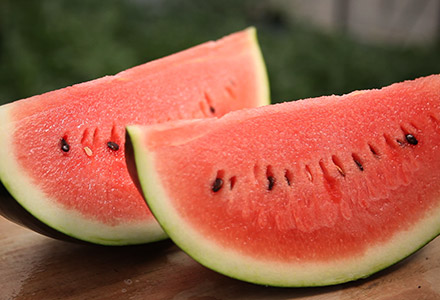
#> input picture mmsegmentation/Watermelon87_Semantic_Seg_Mask/img_dir/train/045_sozai_l.jpg, 440 x 300 px
$ python visibleDataset.py
#> lines starting #> are read from the running program, lines starting #| are printed output that depends on the picture
import os

import cv2
import numpy as np
from PIL import Image
from tqdm import tqdm

import matplotlib.pyplot as plt
#%matplotlib inline

# 指定单张图像路径
img_path = 'Watermelon87_Semantic_Seg_Mask/img_dir/train/045_sozai_l.jpg'
mask_path = 'Watermelon87_Semantic_Seg_Mask/ann_dir/train/045_sozai_l.png'
# Image.open(img_path)
# Image.open(mask_path)
img = cv2.imread(img_path)
#> img is the input picture: shape (300, 440, 3); mean B, G, R 71.5, 94, 158.8
mask = cv2.imread(mask_path)
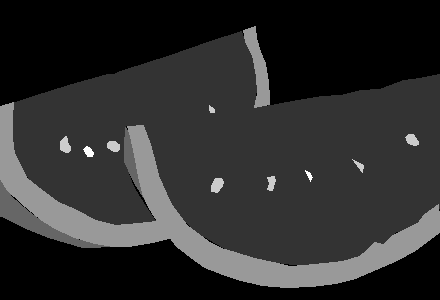
#> input picture mmsegmentation/Watermelon87_Semantic_Seg_Mask/ann_dir/train/045_sozai_l.png, 440 x 300 px
#> mask is the input picture: shape (300, 440, 3); min 0, max 5, mean 0.878
# mask 语义分割标注，与原图大小相同
print(np.unique(mask))
#| [0 1 2 3 4 5]

# 每个类别的 BGR 配色
palette = [
    ['background', [127,127,127]],
    ['red', [0,0,200]],
    ['green', [0,200,0]],
    ['white', [144,238,144]],
    ['seed-black', [30,30,30]],
    ['seed-white', [8,189,251]]
]

palette_dict = {}
for idx, each in enumerate(palette):
    palette_dict[idx] = each[1]


mask = mask[:,:,0]
#> mask: shape (300, 440)

# 将整数ID，映射为对应类别的颜色
viz_mask_bgr = np.zeros((mask.shape[0], mask.shape[1], 3))
for idx in palette_dict.keys():
    viz_mask_bgr[np.where(mask==idx)] = palette_dict[idx]
viz_mask_bgr = viz_mask_bgr.astype('uint8')

# 将语义分割标注图和原图叠加显示
opacity = 0.2 # 透明度越大，可视化效果越接近原图
label_viz = cv2.addWeighted(img, opacity, viz_mask_bgr, 1-opacity, 0)
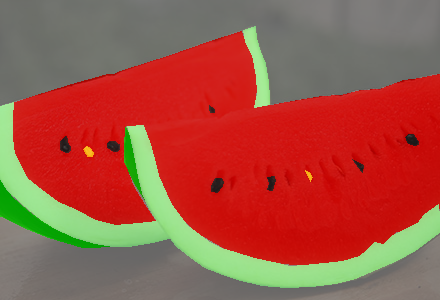
#> label_viz: shape (300, 440, 3); mean B, G, R 67.4, 83.2, 160.8

plt.figure(figsize=(10, 6))
plt.imshow(label_viz[:,:,::-1])
plt.axis('off')
plt.show()

cv2.imwrite('outputs/D-1.jpg', label_viz)

# 批量

# 指定图像和标注路径

# 训练集
PATH_IMAGE = 'Watermelon87_Semantic_Seg_Mask/img_dir/train'
PATH_MASKS = 'Watermelon87_Semantic_Seg_Mask/ann_dir/train'

# 测试集
# PATH_IMAGE = 'Watermelon87_Semantic_Seg_Mask/img_dir/val'
# PATH_MASKS = 'Watermelon87_Semantic_Seg_Mask/ann_dir/val'
# n 行 n 列可视化
n = 5

# 透明度越大，可视化效果越接近原图
opacity = 0.2

fig, axes = plt.subplots(nrows=n, ncols=n, figsize=(16, 12))

for i, file_name in enumerate(os.listdir(PATH_IMAGE)[:n ** 2]):

    # 载入图像和标注
    img_path = os.path.join(PATH_IMAGE, file_name)
    mask_path = os.path.join(PATH_MASKS, file_name.split('.')[0] + '.png')
    img = cv2.imread(img_path)
    mask = cv2.imread(mask_path)
    mask = mask[:, :, 0]

    # 将预测的整数ID，映射为对应类别的颜色
    viz_mask_bgr = np.zeros((mask.shape[0], mask.shape[1], 3))
    for idx in palette_dict.keys():
        viz_mask_bgr[np.where(mask == idx)] = palette_dict[idx]
    viz_mask_bgr = viz_mask_bgr.astype('uint8')

    # 将语义分割标注图和原图叠加显示
    label_viz = cv2.addWeighted(img, opacity, viz_mask_bgr, 1 - opacity, 0)

    # 可视化
    axes[i // n, i % n].imshow(label_viz[:, :, ::-1])
    axes[i // n, i % n].axis('off')  # 关闭坐标轴显示
#> pass 2 of the loop `for i, file_name in enumerate(os.listdir(PATH_IMAGE)[:n ** 2]):`:
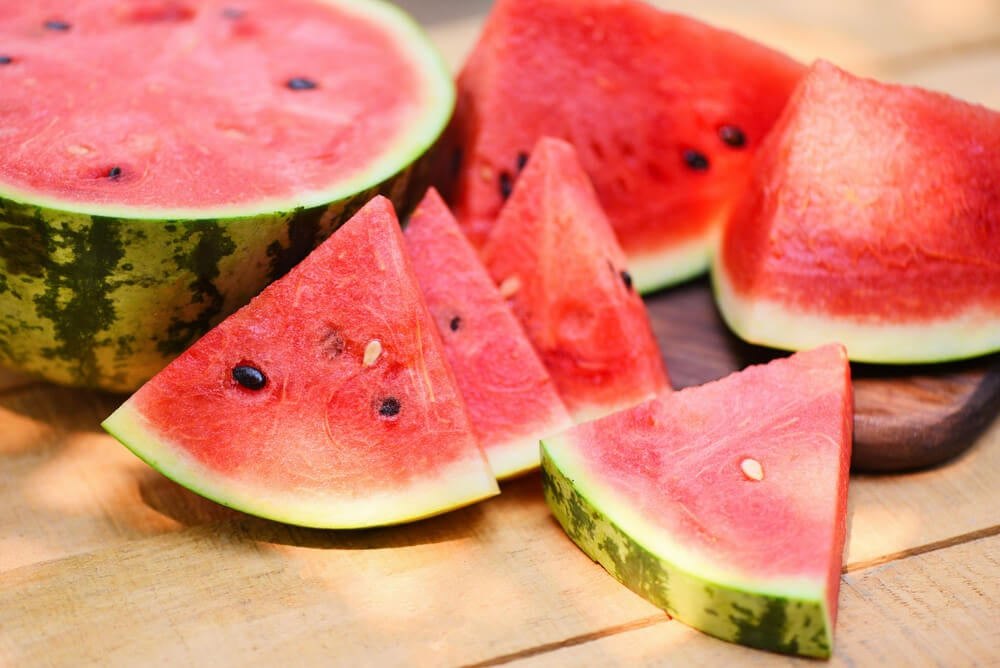
#> input picture mmsegmentation/Watermelon87_Semantic_Seg_Mask/img_dir/train/04_35-2.jpg, 1000 x 668 px
#> img is the input picture: shape (668, 1000, 3); mean B, G, R 106.4, 129, 216
#> `mask = mask[:, :, 0]`:
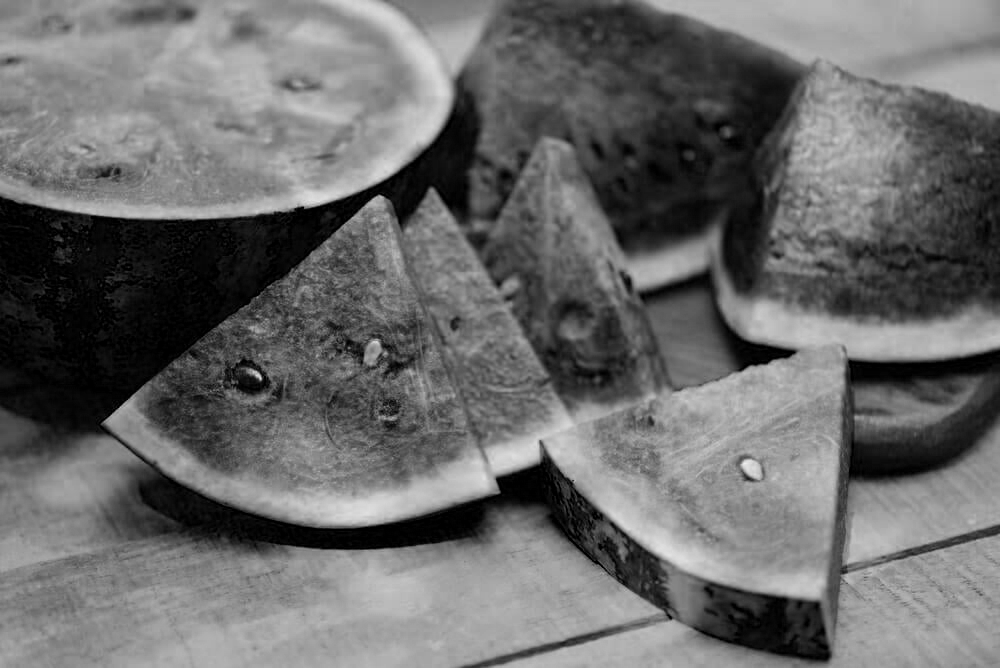
#> mask: shape (668, 1000); min 0, max 239, mean 106.4
#> `label_viz = cv2.addWeighted(img, opacity, viz_mask_bgr, 1 - opacity, 0)`:
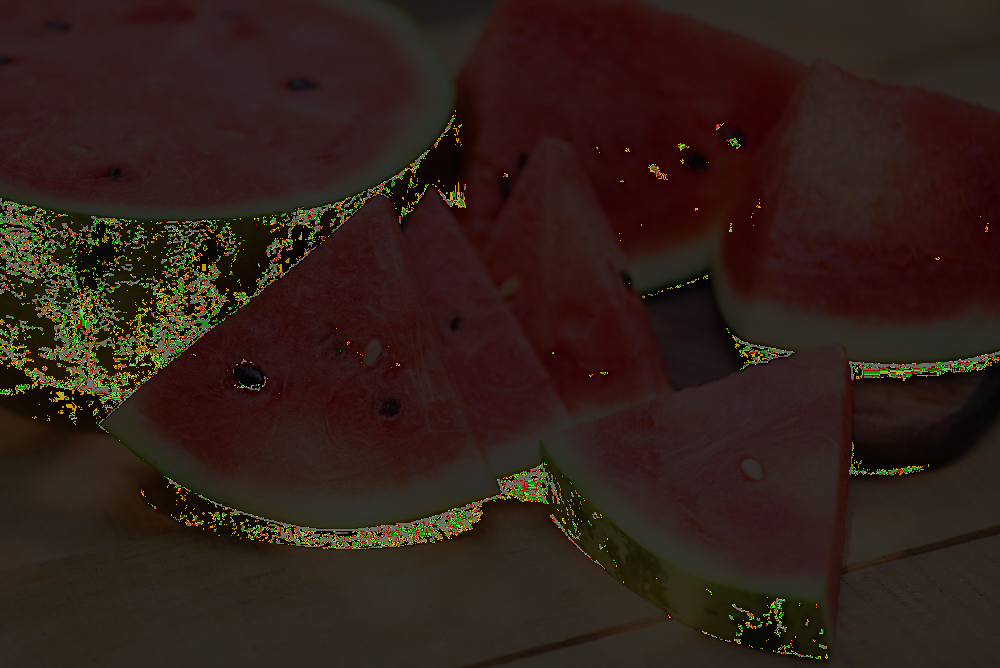
#> label_viz: shape (668, 1000, 3); mean B, G, R 24, 31, 48.2
#> pass 3 of the loop `for i, file_name in enumerate(os.listdir(PATH_IMAGE)[:n ** 2]):`:
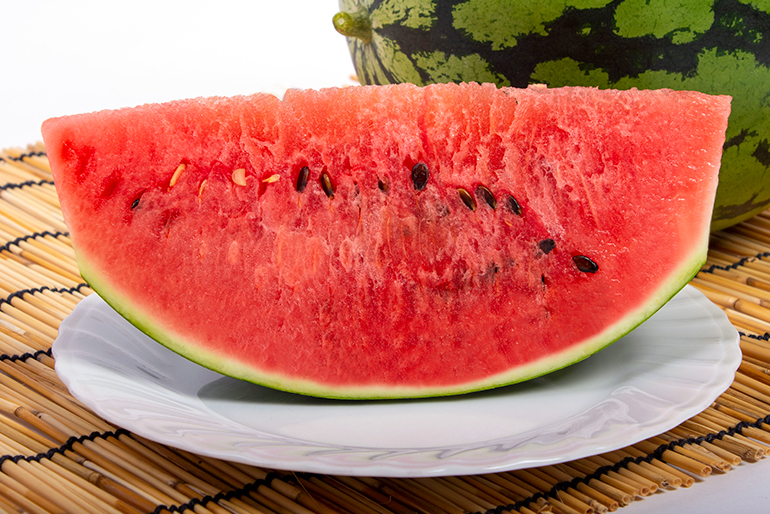
#> input picture mmsegmentation/Watermelon87_Semantic_Seg_Mask/img_dir/train/0778_02.jpg, 770 x 514 px
#> img is the input picture: shape (514, 770, 3); mean B, G, R 99.8, 117.9, 191.2
#> `mask = mask[:, :, 0]`:
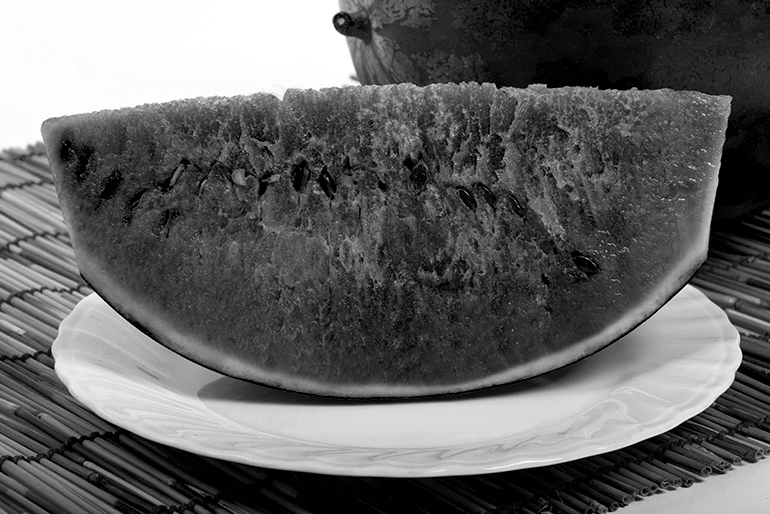
#> mask: shape (514, 770); min 0, max 255, mean 99.8
#> `label_viz = cv2.addWeighted(img, opacity, viz_mask_bgr, 1 - opacity, 0)`:
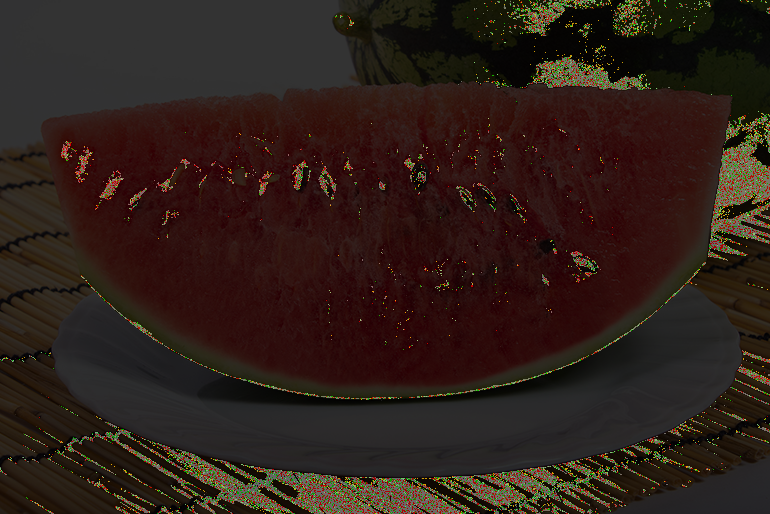
#> label_viz: shape (514, 770, 3); mean B, G, R 24.6, 30.7, 45.9
fig.suptitle('Image and Semantic Label', fontsize=30)
# plt.tight_layout()
plt.savefig('outputs/D-2.jpg')
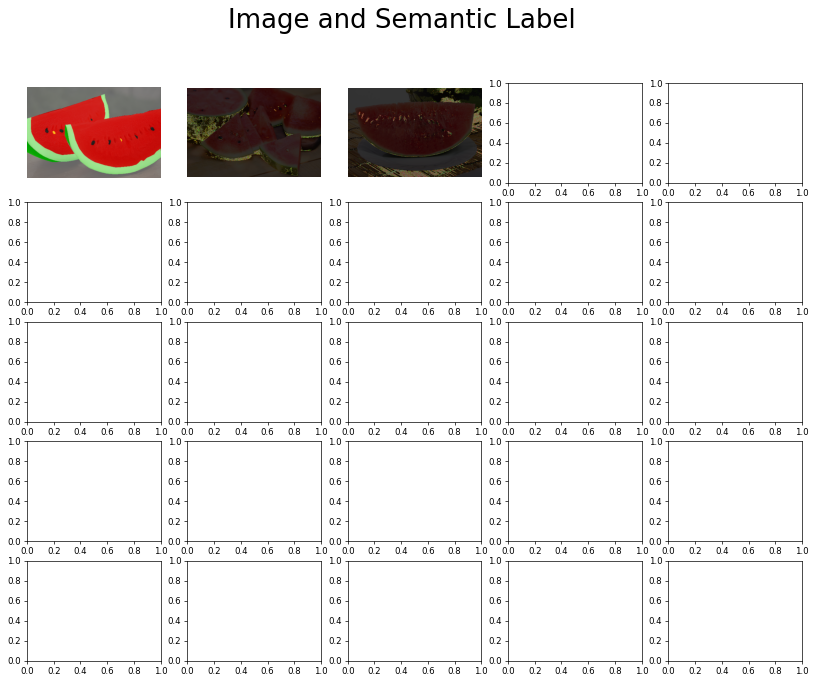
#> figure drawn by matplotlib, 3 panels
plt.show()
